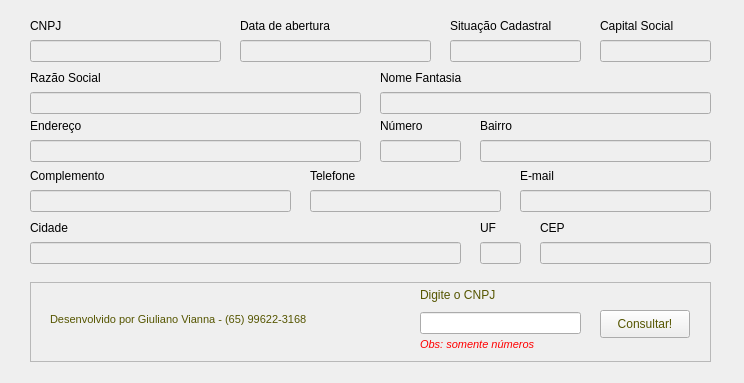
<?xml version="1.0" encoding="UTF-8"?>
<ui version="4.0">
 <class>Form</class>
 <widget class="QWidget" name="Form">
  <property name="geometry">
   <rect>
    <x>0</x>
    <y>0</y>
    <width>744</width>
    <height>383</height>
   </rect>
  </property>
  <property name="windowTitle">
   <string>## Consulta de CNPJ ##</string>
  </property>
  <property name="layoutDirection">
   <enum>Qt::LeftToRight</enum>
  </property>
  <widget class="QLabel" name="lb_rsocial">
   <property name="geometry">
    <rect>
     <x>30</x>
     <y>70</y>
     <width>331</width>
     <height>16</height>
    </rect>
   </property>
   <property name="layoutDirection">
    <enum>Qt::LeftToRight</enum>
   </property>
   <property name="text">
    <string>Razão Social</string>
   </property>
   <property name="alignment">
    <set>Qt::AlignLeading|Qt::AlignLeft|Qt::AlignVCenter</set>
   </property>
  </widget>
  <widget class="QLineEdit" name="ln_rsocial">
   <property name="enabled">
    <bool>false</bool>
   </property>
   <property name="geometry">
    <rect>
     <x>30</x>
     <y>92</y>
     <width>331</width>
     <height>22</height>
    </rect>
   </property>
   <property name="styleSheet">
    <string notr="true">color: rgb(20, 20, 20);
font: 57 9pt &quot;Ubuntu&quot;;</string>
   </property>
  </widget>
  <widget class="QLineEdit" name="ln_nfantasia">
   <property name="enabled">
    <bool>false</bool>
   </property>
   <property name="geometry">
    <rect>
     <x>380</x>
     <y>92</y>
     <width>331</width>
     <height>22</height>
    </rect>
   </property>
   <property name="styleSheet">
    <string notr="true">color: rgb(20, 20, 20);
font: 57 9pt &quot;Ubuntu&quot;;</string>
   </property>
  </widget>
  <widget class="QLabel" name="lb_nfantasia">
   <property name="geometry">
    <rect>
     <x>380</x>
     <y>70</y>
     <width>331</width>
     <height>16</height>
    </rect>
   </property>
   <property name="layoutDirection">
    <enum>Qt::LeftToRight</enum>
   </property>
   <property name="text">
    <string>Nome Fantasia</string>
   </property>
   <property name="alignment">
    <set>Qt::AlignLeading|Qt::AlignLeft|Qt::AlignVCenter</set>
   </property>
  </widget>
  <widget class="QLineEdit" name="ln_endereco">
   <property name="enabled">
    <bool>false</bool>
   </property>
   <property name="geometry">
    <rect>
     <x>30</x>
     <y>140</y>
     <width>331</width>
     <height>22</height>
    </rect>
   </property>
   <property name="styleSheet">
    <string notr="true">color: rgb(20, 20, 20);
font: 57 9pt &quot;Ubuntu&quot;;</string>
   </property>
  </widget>
  <widget class="QLabel" name="lb_rsocial_2">
   <property name="geometry">
    <rect>
     <x>30</x>
     <y>118</y>
     <width>331</width>
     <height>16</height>
    </rect>
   </property>
   <property name="layoutDirection">
    <enum>Qt::LeftToRight</enum>
   </property>
   <property name="text">
    <string>Endereço</string>
   </property>
   <property name="alignment">
    <set>Qt::AlignLeading|Qt::AlignLeft|Qt::AlignVCenter</set>
   </property>
  </widget>
  <widget class="QLineEdit" name="ln_numero">
   <property name="enabled">
    <bool>false</bool>
   </property>
   <property name="geometry">
    <rect>
     <x>380</x>
     <y>140</y>
     <width>81</width>
     <height>22</height>
    </rect>
   </property>
   <property name="styleSheet">
    <string notr="true">color: rgb(20, 20, 20);
font: 57 9pt &quot;Ubuntu&quot;;</string>
   </property>
  </widget>
  <widget class="QLabel" name="lb_numero">
   <property name="geometry">
    <rect>
     <x>380</x>
     <y>118</y>
     <width>81</width>
     <height>16</height>
    </rect>
   </property>
   <property name="layoutDirection">
    <enum>Qt::LeftToRight</enum>
   </property>
   <property name="text">
    <string>Número</string>
   </property>
   <property name="alignment">
    <set>Qt::AlignLeading|Qt::AlignLeft|Qt::AlignVCenter</set>
   </property>
  </widget>
  <widget class="QLineEdit" name="ln_bairro">
   <property name="enabled">
    <bool>false</bool>
   </property>
   <property name="geometry">
    <rect>
     <x>480</x>
     <y>140</y>
     <width>231</width>
     <height>22</height>
    </rect>
   </property>
   <property name="styleSheet">
    <string notr="true">color: rgb(20, 20, 20);
font: 57 9pt &quot;Ubuntu&quot;;</string>
   </property>
  </widget>
  <widget class="QLabel" name="lb_bairro">
   <property name="geometry">
    <rect>
     <x>480</x>
     <y>118</y>
     <width>81</width>
     <height>16</height>
    </rect>
   </property>
   <property name="layoutDirection">
    <enum>Qt::LeftToRight</enum>
   </property>
   <property name="text">
    <string>Bairro</string>
   </property>
   <property name="alignment">
    <set>Qt::AlignLeading|Qt::AlignLeft|Qt::AlignVCenter</set>
   </property>
  </widget>
  <widget class="QLineEdit" name="ln_telefone">
   <property name="enabled">
    <bool>false</bool>
   </property>
   <property name="geometry">
    <rect>
     <x>310</x>
     <y>190</y>
     <width>191</width>
     <height>22</height>
    </rect>
   </property>
   <property name="styleSheet">
    <string notr="true">color: rgb(20, 20, 20);
font: 57 9pt &quot;Ubuntu&quot;;</string>
   </property>
  </widget>
  <widget class="QLabel" name="lb_rsocial_3">
   <property name="geometry">
    <rect>
     <x>310</x>
     <y>168</y>
     <width>191</width>
     <height>16</height>
    </rect>
   </property>
   <property name="layoutDirection">
    <enum>Qt::LeftToRight</enum>
   </property>
   <property name="text">
    <string>Telefone</string>
   </property>
   <property name="alignment">
    <set>Qt::AlignLeading|Qt::AlignLeft|Qt::AlignVCenter</set>
   </property>
  </widget>
  <widget class="QLineEdit" name="ln_email">
   <property name="enabled">
    <bool>false</bool>
   </property>
   <property name="geometry">
    <rect>
     <x>520</x>
     <y>190</y>
     <width>191</width>
     <height>22</height>
    </rect>
   </property>
   <property name="styleSheet">
    <string notr="true">color: rgb(20, 20, 20);
font: 57 9pt &quot;Ubuntu&quot;;</string>
   </property>
  </widget>
  <widget class="QLabel" name="lb_rsocial_4">
   <property name="geometry">
    <rect>
     <x>520</x>
     <y>168</y>
     <width>191</width>
     <height>16</height>
    </rect>
   </property>
   <property name="layoutDirection">
    <enum>Qt::LeftToRight</enum>
   </property>
   <property name="text">
    <string>E-mail</string>
   </property>
   <property name="alignment">
    <set>Qt::AlignLeading|Qt::AlignLeft|Qt::AlignVCenter</set>
   </property>
  </widget>
  <widget class="QLineEdit" name="ln_data_abertura">
   <property name="enabled">
    <bool>false</bool>
   </property>
   <property name="geometry">
    <rect>
     <x>240</x>
     <y>40</y>
     <width>191</width>
     <height>22</height>
    </rect>
   </property>
   <property name="styleSheet">
    <string notr="true">color: rgb(20, 20, 20);
font: 57 9pt &quot;Ubuntu&quot;;</string>
   </property>
  </widget>
  <widget class="QLabel" name="lb_rsocial_5">
   <property name="geometry">
    <rect>
     <x>240</x>
     <y>18</y>
     <width>191</width>
     <height>16</height>
    </rect>
   </property>
   <property name="layoutDirection">
    <enum>Qt::LeftToRight</enum>
   </property>
   <property name="text">
    <string>Data de abertura</string>
   </property>
   <property name="alignment">
    <set>Qt::AlignLeading|Qt::AlignLeft|Qt::AlignVCenter</set>
   </property>
  </widget>
  <widget class="QLabel" name="lb_rsocial_6">
   <property name="geometry">
    <rect>
     <x>30</x>
     <y>18</y>
     <width>191</width>
     <height>16</height>
    </rect>
   </property>
   <property name="layoutDirection">
    <enum>Qt::LeftToRight</enum>
   </property>
   <property name="text">
    <string>CNPJ</string>
   </property>
   <property name="alignment">
    <set>Qt::AlignLeading|Qt::AlignLeft|Qt::AlignVCenter</set>
   </property>
  </widget>
  <widget class="QLineEdit" name="ln_cnpj">
   <property name="enabled">
    <bool>false</bool>
   </property>
   <property name="geometry">
    <rect>
     <x>30</x>
     <y>40</y>
     <width>191</width>
     <height>22</height>
    </rect>
   </property>
   <property name="styleSheet">
    <string notr="true">color: rgb(20, 20, 20);
font: 57 9pt &quot;Ubuntu&quot;;</string>
   </property>
  </widget>
  <widget class="QLabel" name="lb_rsocial_7">
   <property name="geometry">
    <rect>
     <x>450</x>
     <y>18</y>
     <width>131</width>
     <height>16</height>
    </rect>
   </property>
   <property name="layoutDirection">
    <enum>Qt::LeftToRight</enum>
   </property>
   <property name="text">
    <string>Situação Cadastral</string>
   </property>
   <property name="alignment">
    <set>Qt::AlignLeading|Qt::AlignLeft|Qt::AlignVCenter</set>
   </property>
  </widget>
  <widget class="QLineEdit" name="ln_situacao_cadastral">
   <property name="enabled">
    <bool>false</bool>
   </property>
   <property name="geometry">
    <rect>
     <x>450</x>
     <y>40</y>
     <width>131</width>
     <height>22</height>
    </rect>
   </property>
   <property name="styleSheet">
    <string notr="true">color: rgb(20, 20, 20);
font: 57 9pt &quot;Ubuntu&quot;;</string>
   </property>
  </widget>
  <widget class="QLabel" name="lb_rsocial_8">
   <property name="geometry">
    <rect>
     <x>600</x>
     <y>18</y>
     <width>111</width>
     <height>16</height>
    </rect>
   </property>
   <property name="layoutDirection">
    <enum>Qt::LeftToRight</enum>
   </property>
   <property name="text">
    <string>Capital Social</string>
   </property>
   <property name="alignment">
    <set>Qt::AlignLeading|Qt::AlignLeft|Qt::AlignVCenter</set>
   </property>
  </widget>
  <widget class="QLineEdit" name="ln_capital_social">
   <property name="enabled">
    <bool>false</bool>
   </property>
   <property name="geometry">
    <rect>
     <x>600</x>
     <y>40</y>
     <width>111</width>
     <height>22</height>
    </rect>
   </property>
   <property name="styleSheet">
    <string notr="true">color: rgb(20, 20, 20);
font: 57 9pt &quot;Ubuntu&quot;;</string>
   </property>
  </widget>
  <widget class="QLineEdit" name="ln_cidade">
   <property name="enabled">
    <bool>false</bool>
   </property>
   <property name="geometry">
    <rect>
     <x>30</x>
     <y>242</y>
     <width>431</width>
     <height>22</height>
    </rect>
   </property>
   <property name="styleSheet">
    <string notr="true">color: rgb(20, 20, 20);
font: 57 9pt &quot;Ubuntu&quot;;</string>
   </property>
  </widget>
  <widget class="QLabel" name="lb_rsocial_9">
   <property name="geometry">
    <rect>
     <x>30</x>
     <y>220</y>
     <width>331</width>
     <height>16</height>
    </rect>
   </property>
   <property name="layoutDirection">
    <enum>Qt::LeftToRight</enum>
   </property>
   <property name="text">
    <string>Cidade</string>
   </property>
   <property name="alignment">
    <set>Qt::AlignLeading|Qt::AlignLeft|Qt::AlignVCenter</set>
   </property>
  </widget>
  <widget class="QLineEdit" name="ln_uf">
   <property name="enabled">
    <bool>false</bool>
   </property>
   <property name="geometry">
    <rect>
     <x>480</x>
     <y>242</y>
     <width>41</width>
     <height>22</height>
    </rect>
   </property>
   <property name="styleSheet">
    <string notr="true">color: rgb(20, 20, 20);
font: 57 9pt &quot;Ubuntu&quot;;</string>
   </property>
  </widget>
  <widget class="QLabel" name="lb_numero_2">
   <property name="geometry">
    <rect>
     <x>480</x>
     <y>220</y>
     <width>31</width>
     <height>16</height>
    </rect>
   </property>
   <property name="layoutDirection">
    <enum>Qt::LeftToRight</enum>
   </property>
   <property name="text">
    <string>UF</string>
   </property>
   <property name="alignment">
    <set>Qt::AlignLeading|Qt::AlignLeft|Qt::AlignVCenter</set>
   </property>
  </widget>
  <widget class="QLineEdit" name="ln_cep">
   <property name="enabled">
    <bool>false</bool>
   </property>
   <property name="geometry">
    <rect>
     <x>540</x>
     <y>242</y>
     <width>171</width>
     <height>22</height>
    </rect>
   </property>
   <property name="styleSheet">
    <string notr="true">color: rgb(20, 20, 20);
font: 57 9pt &quot;Ubuntu&quot;;</string>
   </property>
  </widget>
  <widget class="QLabel" name="lb_numero_3">
   <property name="geometry">
    <rect>
     <x>540</x>
     <y>220</y>
     <width>81</width>
     <height>16</height>
    </rect>
   </property>
   <property name="layoutDirection">
    <enum>Qt::LeftToRight</enum>
   </property>
   <property name="text">
    <string>CEP</string>
   </property>
   <property name="alignment">
    <set>Qt::AlignLeading|Qt::AlignLeft|Qt::AlignVCenter</set>
   </property>
  </widget>
  <widget class="QLineEdit" name="ln_complemento">
   <property name="enabled">
    <bool>false</bool>
   </property>
   <property name="geometry">
    <rect>
     <x>30</x>
     <y>190</y>
     <width>261</width>
     <height>22</height>
    </rect>
   </property>
   <property name="styleSheet">
    <string notr="true">color: rgb(20, 20, 20);
font: 57 9pt &quot;Ubuntu&quot;;</string>
   </property>
  </widget>
  <widget class="QLabel" name="lb_rsocial_10">
   <property name="geometry">
    <rect>
     <x>30</x>
     <y>168</y>
     <width>191</width>
     <height>16</height>
    </rect>
   </property>
   <property name="layoutDirection">
    <enum>Qt::LeftToRight</enum>
   </property>
   <property name="text">
    <string>Complemento</string>
   </property>
   <property name="alignment">
    <set>Qt::AlignLeading|Qt::AlignLeft|Qt::AlignVCenter</set>
   </property>
  </widget>
  <widget class="QLineEdit" name="ln_cons_cnpj">
   <property name="geometry">
    <rect>
     <x>420</x>
     <y>312</y>
     <width>161</width>
     <height>22</height>
    </rect>
   </property>
   <property name="styleSheet">
    <string notr="true">font: 75 10pt &quot;Ubuntu&quot;;</string>
   </property>
  </widget>
  <widget class="QLabel" name="lb_rsocial_11">
   <property name="geometry">
    <rect>
     <x>420</x>
     <y>285</y>
     <width>191</width>
     <height>21</height>
    </rect>
   </property>
   <property name="layoutDirection">
    <enum>Qt::LeftToRight</enum>
   </property>
   <property name="text">
    <string>&lt;html&gt;&lt;head/&gt;&lt;body&gt;&lt;p&gt;&lt;span style=&quot; color:#555500;&quot;&gt;Digite o CNPJ&lt;/span&gt;&lt;/p&gt;&lt;/body&gt;&lt;/html&gt;</string>
   </property>
   <property name="alignment">
    <set>Qt::AlignLeading|Qt::AlignLeft|Qt::AlignVCenter</set>
   </property>
  </widget>
  <widget class="QFrame" name="frame">
   <property name="geometry">
    <rect>
     <x>30</x>
     <y>282</y>
     <width>681</width>
     <height>80</height>
    </rect>
   </property>
   <property name="frameShape">
    <enum>QFrame::StyledPanel</enum>
   </property>
   <property name="frameShadow">
    <enum>QFrame::Raised</enum>
   </property>
   <widget class="QLabel" name="lb_rsocial_12">
    <property name="geometry">
     <rect>
      <x>20</x>
      <y>30</y>
      <width>321</width>
      <height>16</height>
     </rect>
    </property>
    <property name="font">
     <font>
      <pointsize>8</pointsize>
     </font>
    </property>
    <property name="layoutDirection">
     <enum>Qt::LeftToRight</enum>
    </property>
    <property name="text">
     <string>&lt;html&gt;&lt;head/&gt;&lt;body&gt;&lt;p&gt;&lt;span style=&quot; color:#555500;&quot;&gt;Desenvolvido por Giuliano Vianna - (65) 99622-3168&lt;/span&gt;&lt;/p&gt;&lt;/body&gt;&lt;/html&gt;</string>
    </property>
    <property name="alignment">
     <set>Qt::AlignLeading|Qt::AlignLeft|Qt::AlignVCenter</set>
    </property>
   </widget>
   <widget class="QLabel" name="lb_rsocial_13">
    <property name="geometry">
     <rect>
      <x>390</x>
      <y>55</y>
      <width>191</width>
      <height>16</height>
     </rect>
    </property>
    <property name="font">
     <font>
      <family>Ubuntu</family>
      <pointsize>8</pointsize>
      <weight>3</weight>
      <italic>true</italic>
      <bold>false</bold>
     </font>
    </property>
    <property name="layoutDirection">
     <enum>Qt::LeftToRight</enum>
    </property>
    <property name="styleSheet">
     <string notr="true">font: 25 italic 8pt &quot;Ubuntu&quot;;</string>
    </property>
    <property name="text">
     <string>&lt;html&gt;&lt;head/&gt;&lt;body&gt;&lt;p&gt;&lt;span style=&quot; color:#ff0000;&quot;&gt;Obs: somente números&lt;/span&gt;&lt;/p&gt;&lt;/body&gt;&lt;/html&gt;</string>
    </property>
    <property name="alignment">
     <set>Qt::AlignLeading|Qt::AlignLeft|Qt::AlignVCenter</set>
    </property>
   </widget>
   <widget class="QPushButton" name="bt_consultar">
    <property name="geometry">
     <rect>
      <x>570</x>
      <y>28</y>
      <width>90</width>
      <height>28</height>
     </rect>
    </property>
    <property name="styleSheet">
     <string notr="true">color: rgb(85, 85, 0);</string>
    </property>
    <property name="text">
     <string>Consultar!</string>
    </property>
   </widget>
  </widget>
  <zorder>frame</zorder>
  <zorder>lb_rsocial</zorder>
  <zorder>ln_rsocial</zorder>
  <zorder>ln_nfantasia</zorder>
  <zorder>lb_nfantasia</zorder>
  <zorder>ln_endereco</zorder>
  <zorder>lb_rsocial_2</zorder>
  <zorder>ln_numero</zorder>
  <zorder>lb_numero</zorder>
  <zorder>ln_bairro</zorder>
  <zorder>lb_bairro</zorder>
  <zorder>ln_telefone</zorder>
  <zorder>lb_rsocial_3</zorder>
  <zorder>ln_email</zorder>
  <zorder>lb_rsocial_4</zorder>
  <zorder>ln_data_abertura</zorder>
  <zorder>lb_rsocial_5</zorder>
  <zorder>lb_rsocial_6</zorder>
  <zorder>ln_cnpj</zorder>
  <zorder>lb_rsocial_7</zorder>
  <zorder>ln_situacao_cadastral</zorder>
  <zorder>lb_rsocial_8</zorder>
  <zorder>ln_capital_social</zorder>
  <zorder>ln_cidade</zorder>
  <zorder>lb_rsocial_9</zorder>
  <zorder>ln_uf</zorder>
  <zorder>lb_numero_2</zorder>
  <zorder>ln_cep</zorder>
  <zorder>lb_numero_3</zorder>
  <zorder>ln_complemento</zorder>
  <zorder>lb_rsocial_10</zorder>
  <zorder>ln_cons_cnpj</zorder>
  <zorder>lb_rsocial_11</zorder>
 </widget>
 <tabstops>
  <tabstop>ln_cons_cnpj</tabstop>
  <tabstop>bt_consultar</tabstop>
  <tabstop>ln_cnpj</tabstop>
  <tabstop>ln_data_abertura</tabstop>
  <tabstop>ln_situacao_cadastral</tabstop>
  <tabstop>ln_capital_social</tabstop>
  <tabstop>ln_rsocial</tabstop>
  <tabstop>ln_nfantasia</tabstop>
  <tabstop>ln_endereco</tabstop>
  <tabstop>ln_numero</tabstop>
  <tabstop>ln_bairro</tabstop>
  <tabstop>ln_cidade</tabstop>
  <tabstop>ln_uf</tabstop>
  <tabstop>ln_cep</tabstop>
  <tabstop>ln_complemento</tabstop>
  <tabstop>ln_telefone</tabstop>
  <tabstop>ln_email</tabstop>
 </tabstops>
 <resources/>
 <connections/>
</ui>
